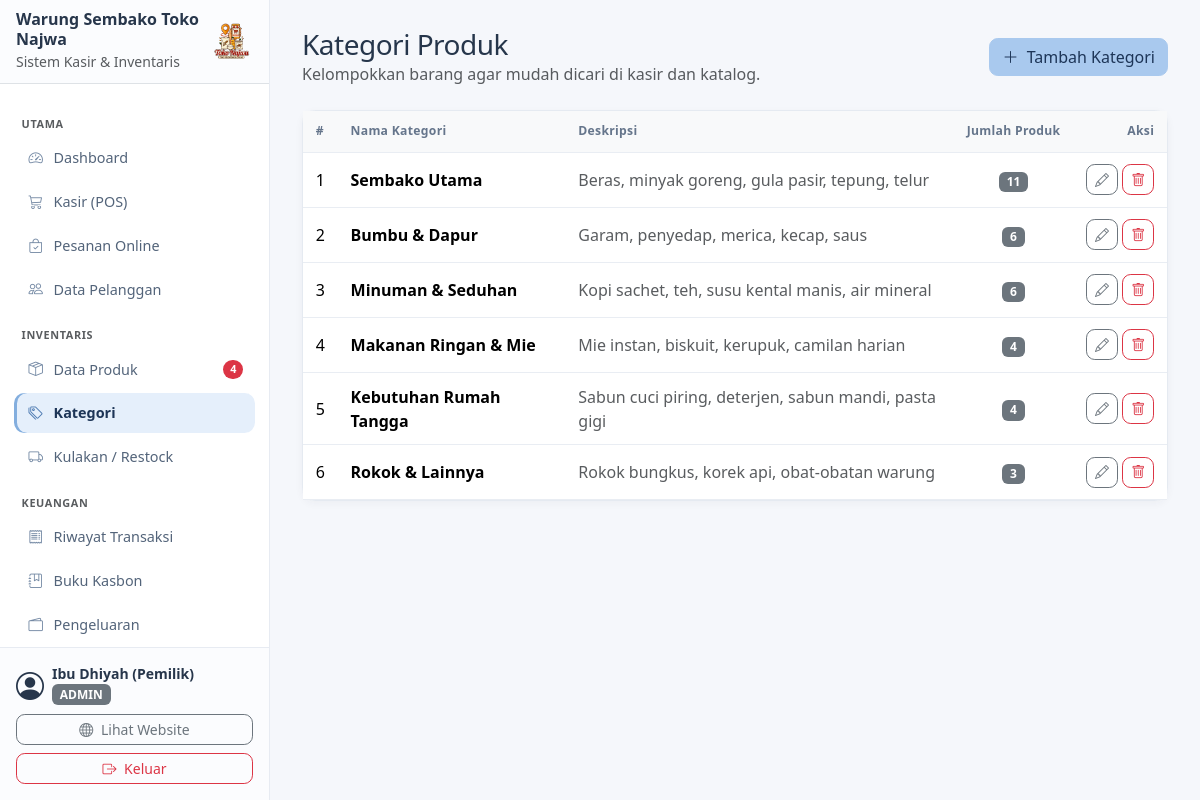
The app's page /admin/kategori.php (signed in) with its own data.
### tables this page shows
CREATE TABLE pengaturan (
    id                INT AUTO_INCREMENT PRIMARY KEY,
    nama_toko         VARCHAR(100) NOT NULL,
    pemilik           VARCHAR(100) NOT NULL,
    telepon           VARCHAR(30)  NOT NULL,
    alamat            TEXT NOT NULL,
    teks_footer_struk TEXT NULL,
    qris_image        VARCHAR(255) NULL                  
);

CREATE TABLE kategori (
    id            INT AUTO_INCREMENT PRIMARY KEY,
    nama_kategori VARCHAR(100) NOT NULL,
    deskripsi     TEXT NULL
);

### config/database.php (called while the page is built, shortened)
<?php
function db(): mysqli
{
    static $koneksi = null;
    if ($koneksi === null) {
        try {
            $koneksi = new mysqli(DB_HOST, DB_USER, DB_PASS, DB_NAME);
        } catch (mysqli_sql_exception $e) {
            http_response_code(500);
            exit('Koneksi database gagal. Pastikan MySQL menyala dan database sudah diimpor '
                . '(lihat langkah instalasi di README.md).');
        }
        $koneksi->set_charset('utf8mb4');
    }
    return $koneksi;
}

### includes/auth.php (called while the page is built, shortened)
<?php
function user_login(): ?array
{
    return $_SESSION['user'] ?? null;
}

### admin/kategori.php (the view, shortened to what this page needs)
<?php
$daftar_kategori = ambil_semua(
    "SELECT k.*, COUNT(p.id) AS jumlah_produk
     FROM kategori k LEFT JOIN produk p ON p.kategori_id = k.id
     GROUP BY k.id ORDER BY k.id"
);
$menu_aktif    = 'kategori';
include __DIR__ . '/../includes/layout/admin_top.php';
?>
<div class="d-flex flex-wrap justify-content-between align-items-center gap-2 mb-4">
    <div>
        <h1 class="h3 mb-0">Kategori Produk</h1>
        <p class="text-body-secondary mb-0">Kelompokkan barang agar mudah dicari di kasir dan katalog.</p>
    </div>
    <button type="button" class="btn btn-primary" data-bs-toggle="modal" data-bs-target="#modalKategori" data-aksi="tambah" data-judul="Tambah Kategori">
        <i class="bi bi-plus-lg me-1"></i> Tambah Kategori
    </button>
</div>
<div class="card">
    <div class="table-responsive">
        <table class="table table-hover align-middle mb-0">
            <thead class="table-light">
                <tr>
                    <th>#</th><th>Nama Kategori</th><th>Deskripsi</th>
                    <th class="text-center">Jumlah Produk</th><th class="text-end">Aksi</th>
                </tr>
            </thead>
            <tbody>
                <?php foreach ($daftar_kategori as $no => $k): ?>
                    <tr>
                        <td><?= $no + 1 ?></td>
                        <td class="fw-semibold"><?= e($k['nama_kategori']) ?></td>
                        <td class="text-body-secondary"><?= e($k['deskripsi']) ?></td>
                        <td class="text-center"><span class="badge text-bg-secondary"><?= $k['jumlah_produk'] ?></span></td>
                        <td class="text-end text-nowrap">
                            <button type="button" class="btn btn-sm btn-outline-secondary"
                                    data-bs-toggle="modal" data-bs-target="#modalKategori" data-aksi="ubah" data-judul="Ubah Kategori"
                                    data-id="<?= $k['id'] ?>"
                                    data-nama_kategori="<?= e($k['nama_kategori']) ?>"
                                    data-deskripsi="<?= e($k['deskripsi']) ?>">
                                <i class="bi bi-pencil"></i>
                            </button>
                            <form method="post" class="d-inline" data-konfirmasi="Hapus kategori &quot;<?= e($k['nama_kategori']) ?>&quot;?">
                                <button type="submit" class="btn btn-sm btn-outline-danger"><i class="bi bi-trash"></i></button>
                            </form>
                        </td>
                    </tr>
                <?php endforeach; ?>
            </tbody>
        </table>
    </div>
</div>
<?php include __DIR__ . '/../includes/layout/admin_bottom.php'; ?>

### includes/layout/sidebar.php (shortened to what this page needs)
<?php
$daftar_menu = [
    'Utama' => [
        ['dashboard',   'index.php',       'bi-speedometer2',    'Dashboard',        false],
        ['pos',         'pos.php',         'bi-cart3',           'Kasir (POS)',      false],
        ['pesanan',     'pesanan.php',     'bi-bag-check',       'Pesanan Online',   false],
        ['pelanggan',   'pelanggan.php',   'bi-people',          'Data Pelanggan',   false],
    ],
    'Inventaris' => [
        ['produk',      'produk.php',      'bi-box-seam',        'Data Produk',      false],
        ['kategori',    'kategori.php',    'bi-tags',            'Kategori',         false],
        ['restock',     'restock.php',     'bi-truck',           'Kulakan / Restock', false],
    ],
    'Keuangan' => [
        ['transaksi',   'transaksi.php',   'bi-receipt',         'Riwayat Transaksi', false],
        ['piutang',     'piutang.php',     'bi-journal-bookmark', 'Buku Kasbon',     false],
        ['pengeluaran', 'pengeluaran.php', 'bi-wallet2',         'Pengeluaran',      false],
        ['laporan',     'laporan.php',     'bi-graph-up',        'Laporan Laba Rugi', false],
    ],
    'Sistem' => [
        ['pengaturan',  'pengaturan.php',  'bi-gear',            'Pengaturan',       true],
    ],
];
$toko = pengaturan_toko();
$user = user_login();
$jumlah_peringatan = (int) ambil_nilai(
    "SELECT COUNT(*) FROM produk
     WHERE stok <= min_stok
        OR (tgl_kadaluarsa IS NOT NULL AND tgl_kadaluarsa <= DATE_ADD(CURDATE(), INTERVAL 30 DAY))"
);
?>
<div class="d-flex align-items-center p-3 border-bottom">
    <div class="me-auto">
        <div class="fw-bold lh-sm"><?= e($toko['nama_toko']) ?></div>
        <small class="text-body-secondary">Sistem Kasir &amp; Inventaris</small>
    </div>
    <?= logo(44, 'ms-2') ?>
</div>
<nav class="flex-grow-1 overflow-y-auto p-3">
    <?php foreach ($daftar_menu as $judul_grup => $menu_grup): ?>
        <div class="text-body-secondary text-uppercase small fw-semibold mt-3 mb-1 px-2"><?= e($judul_grup) ?></div>
        <ul class="nav nav-pills flex-column">
            <?php foreach ($menu_grup as [$kode, $file, $ikon, $label, $khusus_admin]): ?>
                <li class="nav-item">
                    <a href="<?= url('admin/' . $file) ?>"
                       class="nav-link d-flex align-items-center <?= ($menu_aktif ?? '') === $kode ? 'active' : '' ?>">
                        <i class="bi <?= $ikon ?> me-2"></i>
                        <span class="me-auto"><?= e($label) ?></span>
                        <?php if ($kode === 'produk' && $jumlah_peringatan > 0): ?>
                            <span class="badge text-bg-danger rounded-pill"><?= $jumlah_peringatan ?></span>
                        <?php endif; ?>
                    </a>
                </li>
            <?php endforeach; ?>
        </ul>
    <?php endforeach; ?>
</nav>
<div class="p-3 border-top">
    <div class="d-flex align-items-center mb-2">
        <i class="bi bi-person-circle fs-3 me-2"></i>
        <div class="lh-sm">
            <div class="fw-semibold small"><?= e($user['nama']) ?></div>
            <span class="badge text-bg-secondary text-uppercase"><?= e($user['role']) ?></span>
        </div>
    </div>
    <div class="d-grid gap-2">
        <a href="<?= url('index.php') ?>" target="_blank" class="btn btn-outline-secondary btn-sm">
            <i class="bi bi-globe me-1"></i> Lihat Website
        </a>
        <a href="<?= url('logout.php') ?>" class="btn btn-outline-danger btn-sm">
            <i class="bi bi-box-arrow-right me-1"></i> Keluar
        </a>
    </div>
</div>

### assets/css/app.css (style rules this page uses)
:root { --pastel-biru: #a9c9ee; --pastel-biru-hover: #95bbe8; --pastel-biru-aktif: #86b0e3; --pastel-biru-muda: #e3eefb; --biru-teks: #4a78b0; --biru-tua: #1d3557; --bs-primary: var(--biru-teks); --bs-primary-rgb: 74, 120, 176; --bs-primary-bg-subtle: var(--pastel-biru-muda); --bs-primary-border-subtle: var(--pastel-biru); --bs-primary-text-emphasis: #2c4a73; --bs-link-color: var(--biru-teks); --bs-link-color-rgb: 74, 120, 176; --bs-link-hover-color: #365d8d; --bs-link-hover-color-rgb: 54, 93, 141; }
.btn-primary { --bs-btn-color: var(--biru-tua); --bs-btn-bg: var(--pastel-biru); --bs-btn-border-color: var(--pastel-biru); --bs-btn-hover-color: var(--biru-tua); --bs-btn-hover-bg: var(--pastel-biru-hover); --bs-btn-hover-border-color: var(--pastel-biru-hover); --bs-btn-active-color: var(--biru-tua); --bs-btn-active-bg: var(--pastel-biru-aktif); --bs-btn-active-border-color: var(--pastel-biru-aktif); --bs-btn-disabled-color: var(--biru-tua); --bs-btn-disabled-bg: var(--pastel-biru); --bs-btn-disabled-border-color: var(--pastel-biru); --bs-btn-focus-shadow-rgb: 169, 201, 238; }
.nav-pills { --bs-nav-pills-link-active-color: var(--biru-tua); --bs-nav-pills-link-active-bg: var(--pastel-biru); }
body.admin-panel { color: #27364b; background: #f5f7fb !important; }
.admin-panel .sidebar > .d-flex:first-child { min-height: 82px; background: #fbfcfe; }
.admin-panel .sidebar nav { padding: 1rem .85rem !important; }
.admin-panel .sidebar nav > div { letter-spacing: .055em; font-size: .68rem !important; }
.admin-panel .sidebar .nav-link { min-height: 40px; padding: .55rem .75rem; margin: .12rem 0; border-radius: .65rem; color: #53647a; font-size: .9rem; transition: background-color .15s ease, color .15s ease; }
.admin-panel .sidebar .nav-link i { width: 1.25rem; text-align: center; color: #7489a4; }
.admin-panel .sidebar .nav-link.active { color: var(--biru-tua); background: #e5effb; box-shadow: inset 3px 0 #83aede; font-weight: 600; }
.admin-panel .sidebar .nav-link.active i { color: var(--biru-teks); }
.admin-panel .sidebar > .p-3.border-top { border-color: #e7ebf2 !important; background: #fbfcfe; }
.admin-panel h1, .admin-panel h2, .admin-panel h3 { color: #26364b; letter-spacing: -.018em; }
.admin-panel .card { border-color: #e5eaf1; border-radius: .8rem; box-shadow: 0 .15rem .55rem rgba(39, 54, 75, .045); }
.admin-panel .table { --bs-table-hover-bg: #f6f9fd; margin-bottom: 0; }
.admin-panel .table > :not(caption) > * > * { padding: .72rem .8rem; border-color: #e9edf3; }
.admin-panel .table thead th { color: #65758b; font-size: .76rem; font-weight: 650; letter-spacing: .025em; white-space: nowrap; }
.admin-panel .btn { border-radius: .55rem; }

### records on screen
pengaturan: nama_toko "Warung Sembako Toko Najwa"
kategori: nama_kategori "Sembako Utama", deskripsi "Beras, minyak goreng, gula pasir, tepung, telur", jumlah_produk "11"
kategori: nama_kategori "Bumbu & Dapur", deskripsi "Garam, penyedap, merica, kecap, saus", jumlah_produk "6"
kategori: nama_kategori "Minuman & Seduhan", deskripsi "Kopi sachet, teh, susu kental manis, air mineral", jumlah_produk "6"
kategori: nama_kategori "Makanan Ringan & Mie", deskripsi "Mie instan, biskuit, kerupuk, camilan harian", jumlah_produk "4"
kategori: nama_kategori "Kebutuhan Rumah Tangga", deskripsi "Sabun cuci piring, deterjen, sabun mandi, pasta gigi", jumlah_produk "4"
kategori: nama_kategori "Rokok & Lainnya", deskripsi "Rokok bungkus, korek api, obat-obatan warung", jumlah_produk "3"

### other values on screen
$judul_grup "UTAMA"
$label "Dashboard"
$label "Kasir (POS)"
$label "Pesanan Online"
$label "Data Pelanggan"
$judul_grup "INVENTARIS"
$label "Data Produk"
$jumlah_peringatan "4"
$label "Kategori"
$label "Kulakan / Restock"
$judul_grup "KEUANGAN"
$label "Riwayat Transaksi"
$label "Buku Kasbon"
$label "Pengeluaran"
$user['nama'] "Ibu Dhiyah (Pemilik)"
